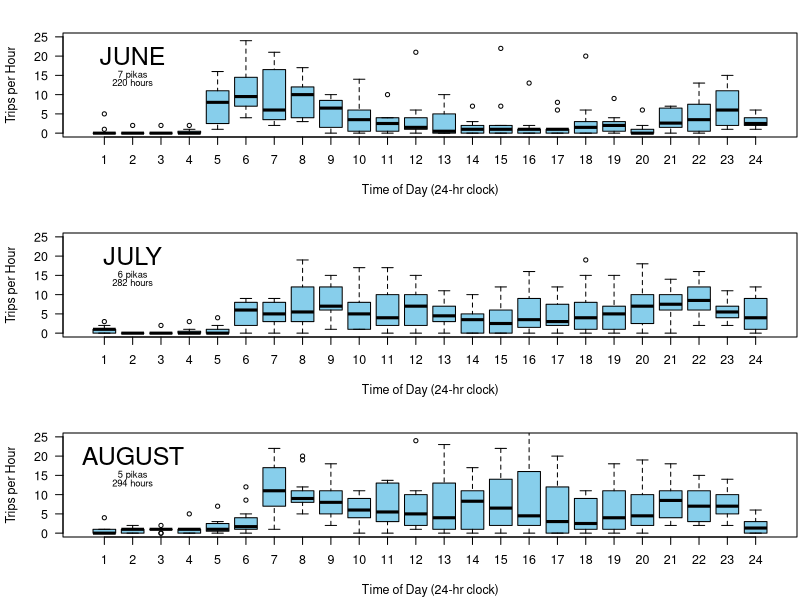

Reproduce this figure in R.
#read data into R
haytrip = read.csv("hayratedata.csv")
names(haytrip); attach(haytrip)
se=function(x) sqrt(var(x)/length(x))

times = ordered(c("0-1","1-2","2-3","3-4","4-5","5-6","6-7","7-8","8-9","9-10","10-11","11-12","12-13","13-14","14-15","15-16","16-17","17-18","18-19","19-20","20-21","21-22","22-23","23-24"))

month=ordered(c("June","July","August"))

June05 = subset(haytrip, month == "June", select = month:tripshr)
July05 = subset(haytrip, month == "July", select = month:tripshr)
August05 = subset(haytrip, month == "August", select = month:tripshr)

#Initiate a PDF file
pdf(file="hayrate_June_July_August.pdf", height=10.5, width=10)

#Set up plot environment for 1 column and 3 rows
par(mfrow = c(3, 1), mar=c(4,4,2,0)+0.2, pty = "m", cex=0.75) #mar(bottom, left, right, right)

#Create boxplot for June
boxplot(tripshr ~ time, data = June05, ylab = ("Trips per Hour"), xlab="Time of Day (24-hr clock)",ylim=c(0, 25), col = "skyblue", las=1)
text(2,20, "JUNE", cex=2)
text(2,15, "7 pikas", cex=.75)
text(2,13, "220 hours", cex=.75)

#Create boxplot for July
boxplot(tripshr ~ time, data = July05, ylab = ("Trips per Hour"), xlab="Time of Day (24-hr clock)",ylim=c(0, 25), col = "skyblue", las=1)
text(2,20, "JULY", cex=2)
text(2,15, "6 pikas", cex=.75)
text(2,13, "282 hours", cex=.75)

#Create boxplot for August
boxplot(tripshr ~ time, data = August05, ylab = ("Trips per Hour"), xlab="Time of Day (24-hr clock)",ylim=c(0, 25), col = "skyblue", las=1)
text(2,20, "AUGUST", cex=2)
text(2,15, "5 pikas", cex=.75)
text(2,13, "294 hours", cex=.75)
dev.off()